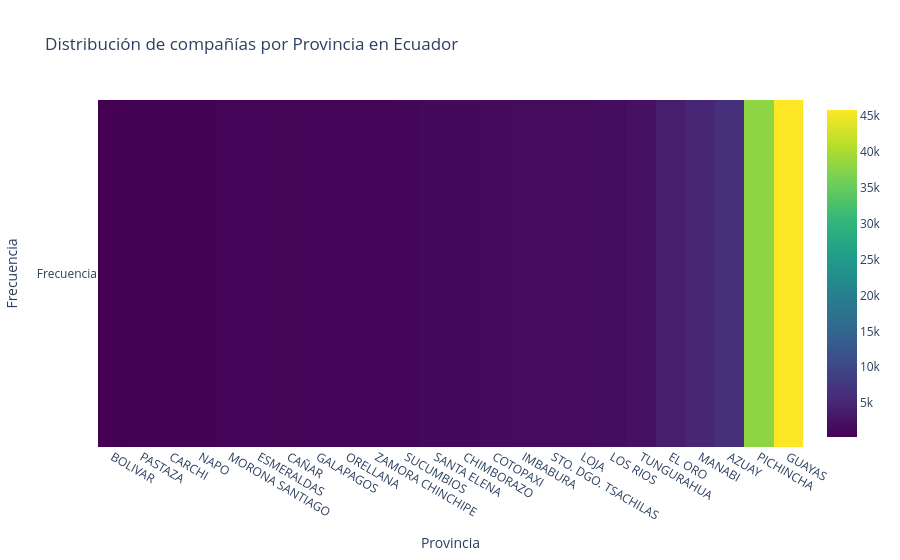

The code cell stored with this chart in its notebook:
### Code cell
import plotly.graph_objects as go

# Datos
provincias = raw_ranking2023['Provincia'].value_counts().reset_index()
provincias.columns = ['Provincia', 'Frecuencia']

# Ordenar los datos por frecuencia de menor a mayor
provincias = provincias.sort_values(by='Frecuencia')

# Crear el gráfico de mapa de calor
fig = go.Figure(data=go.Heatmap(
    z=provincias['Frecuencia'],
    x=provincias['Provincia'],
    y=['Frecuencia'] * len(provincias),
    colorscale='Viridis'  # Puedes cambiar la paleta de colores aquí
))

fig.update_layout(
    title='Distribución de compañías por Provincia en Ecuador',
    xaxis_title='Provincia',
    yaxis_title='Frecuencia'
)

# Mostrar el gráfico
fig.show()

### Figure 1 — Plotly figure (JSON) as saved in the notebook; plotly's stock layout.template omitted (floating-point values rounded to 4 significant figures)
{"data": [{"colorscale": [[0, "#440154"], [0.1111, "#482878"], [0.2222, "#3e4989"], [0.3333, "#31688e"], [0.4444, "#26828e"], [0.5556, "#1f9e89"], [0.6667, "#35b779"], [0.7778, "#6ece58"], [0.8889, "#b5de2b"], [1, "#fde725"]], "type": "heatmap", "x": ["BOLIVAR", "PASTAZA", "CARCHI", "NAPO", "MORONA SANTIAGO", "ESMERALDAS", "CAÑAR", "GALAPAGOS", "ORELLANA", "ZAMORA CHINCHIPE", "SUCUMBIOS", "SANTA ELENA", "CHIMBORAZO", "COTOPAXI", "IMBABURA", "STO. DGO. TSACHILAS", "LOJA", "LOS RIOS", "TUNGURAHUA", "EL ORO", "MANABI", "AZUAY", "PICHINCHA", "GUAYAS"], "y": ["Frecuencia", "Frecuencia", "Frecuencia", "Frecuencia", "Frecuencia", "Frecuencia", "Frecuencia", "Frecuencia", "Frecuencia", "Frecuencia", "Frecuencia", "Frecuencia", "Frecuencia", "Frecuencia", "Frecuencia", "Frecuencia", "Frecuencia", "Frecuencia", "Frecuencia", "Frecuencia", "Frecuencia", "Frecuencia", "Frecuencia", "Frecuencia"], "z": [296, 367, 421, 436, 693, 740, 783, 799, 859, 864, 926, 1289, 1314, 1434, 1573, 1583, 1699, 1833, 2430, 3897, 5059, 6546, 37955, 45815]}], "layout": {"title": {"text": "Distribución de compañías por Provincia en Ecuador"}, "xaxis": {"title": {"text": "Provincia"}}, "yaxis": {"title": {"text": "Frecuencia"}}}}
